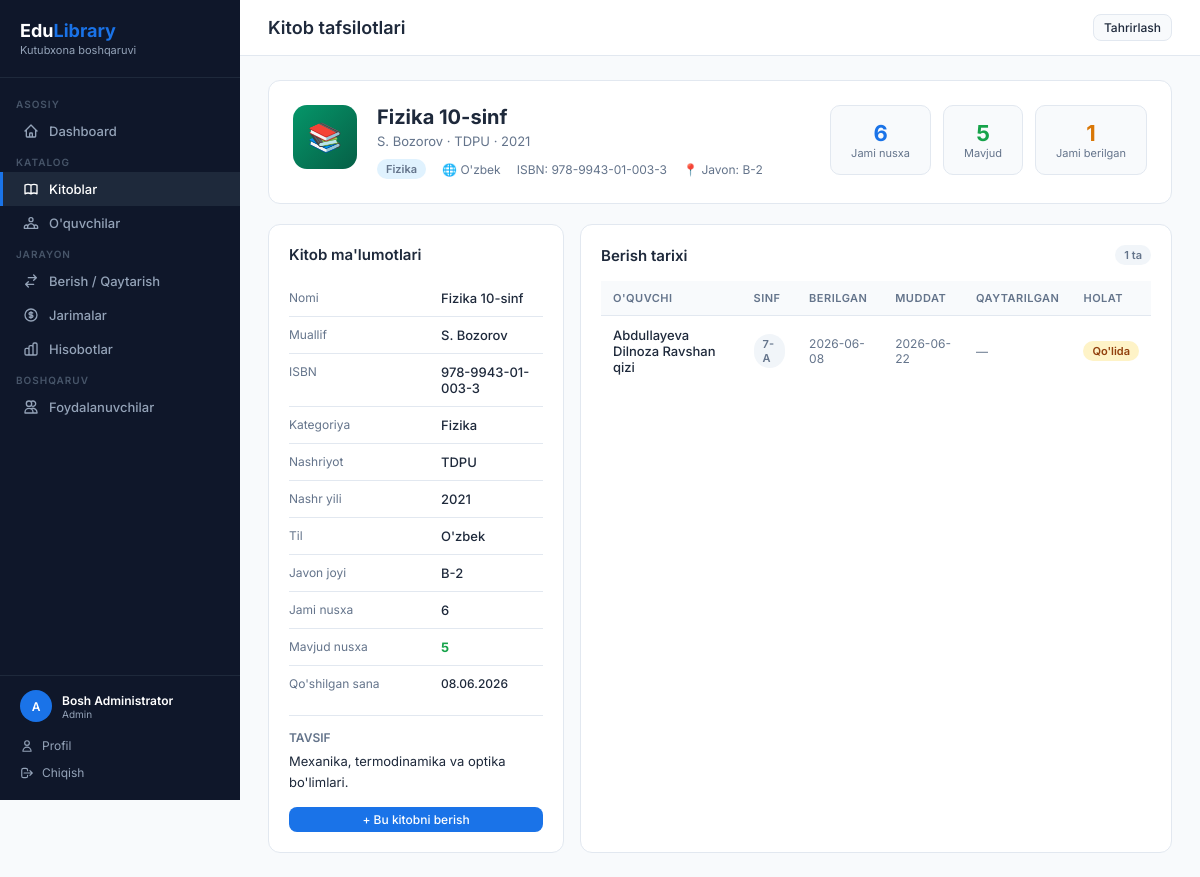
/books/3 (signed in), run on an earlier commit of the app's database.
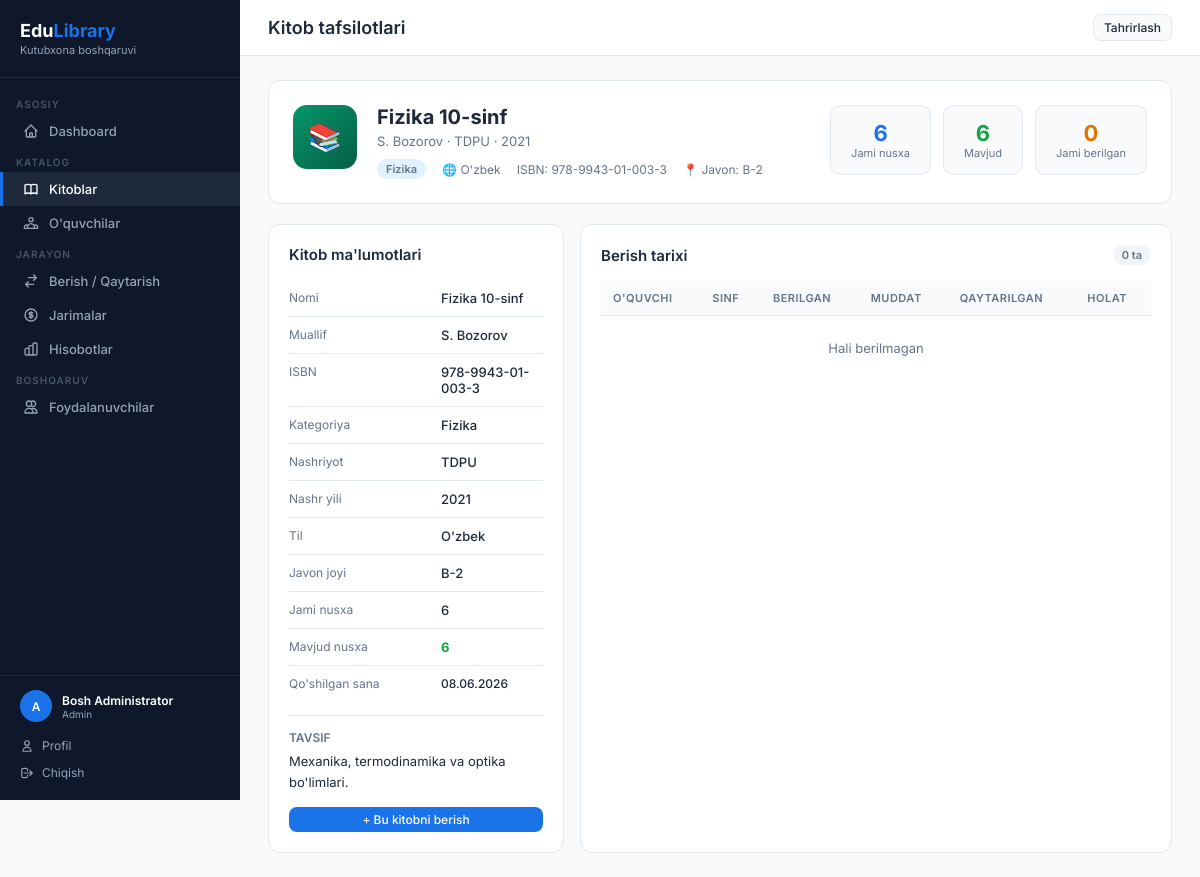
And on a later commit of the database.
### app.py (models this page shows, shortened)
class Book(db.Model):
    id = db.Column(db.Integer, primary_key=True)
    title = db.Column(db.String(200), nullable=False)
    author = db.Column(db.String(150), nullable=False)
    isbn = db.Column(db.String(30), unique=True)
    category = db.Column(db.String(80))
    total_copies = db.Column(db.Integer, default=1)
    available_copies = db.Column(db.Integer, default=1)
    description = db.Column(db.Text)
    publisher = db.Column(db.String(150))
    year = db.Column(db.Integer)
    language = db.Column(db.String(50), default="O'zbek")
    shelf_location = db.Column(db.String(50))
    created_at = db.Column(db.DateTime, default=datetime.utcnow)
    borrows = db.relationship('Borrow', backref='book', lazy=True)
    @property
    def borrow_count(self):
        return len(self.borrows)

class Borrow(db.Model):
    id = db.Column(db.Integer, primary_key=True)
    student_id = db.Column(db.Integer, db.ForeignKey('student.id'), nullable=False)
    book_id = db.Column(db.Integer, db.ForeignKey('book.id'), nullable=False)
    borrow_date = db.Column(db.Date, default=date.today)
    due_date = db.Column(db.Date, nullable=False)
    return_date = db.Column(db.Date, nullable=True)
    status = db.Column(db.String(20), default='borrowed')  # borrowed / returned / overdue
    notes = db.Column(db.String(250))
    fines = db.relationship('Fine', backref='borrow', lazy=True, cascade='all, delete-orphan')
    @property
    def is_overdue(self):
        return self.status == 'borrowed' and self.due_date < date.today()

class Student(db.Model):
    id = db.Column(db.Integer, primary_key=True)
    full_name = db.Column(db.String(150), nullable=False)
    student_id = db.Column(db.String(30), unique=True, nullable=False)
    grade = db.Column(db.String(20), nullable=False)
    gender = db.Column(db.String(10))           # erkak / ayol
    phone = db.Column(db.String(20))
    email = db.Column(db.String(120))
    date_of_birth = db.Column(db.Date)
    address = db.Column(db.String(250))
    parent_name = db.Column(db.String(150))
    parent_phone = db.Column(db.String(20))
    notes = db.Column(db.Text)
    created_at = db.Column(db.DateTime, default=datetime.utcnow)
    borrows = db.relationship('Borrow', backref='student', lazy=True, cascade='all, delete-orphan')

### app.py (the view)
@app.route('/books/<int:id>')
@login_required
def book_detail(id):
    book = Book.query.get_or_404(id)
    history = Borrow.query.filter_by(book_id=id).order_by(Borrow.id.desc()).all()
    return render_template('book_detail.html', book=book, history=history)

### app.py (called while the page is built)
@login_manager.user_loader
def load_user(user_id):
    return db.session.get(User, int(user_id))

    @property
    def display_name(self):
        return self.full_name or self.username

### templates/book_detail.html (shortened to what the changed rows need)
{% extends 'base.html' %}
{% block page_title %}Kitob tafsilotlari{% endblock %}
{% block content %}
<div class="detail-header">
  <div class="detail-title" style="flex:1;">
    <h2>{{ book.title }}</h2>
    <p>{{ book.author }}{% if book.publisher %} · {{ book.publisher }}{% endif %}{% if book.year %} · {{ book.year }}{% endif %}</p>
    <div class="detail-meta">
      {% if book.category %}<span class="badge badge-info" style="font-size:11px;">{{ book.category }}</span>{% endif %}
      {% if book.language %}<span>🌐 {{ book.language }}</span>{% endif %}
      {% if book.isbn %}<span>ISBN: {{ book.isbn }}</span>{% endif %}
      {% if book.shelf_location %}<span>📍 Javon: {{ book.shelf_location }}</span>{% endif %}
    </div>
  </div>
  <div style="display:flex; gap:12px; text-align:center;">
    <div style="background:var(--bg); border:1px solid var(--border); border-radius:10px; padding:14px 20px;">
      <div style="font-size:22px; font-weight:700; color:var(--primary);">{{ book.total_copies }}</div>
      <div style="font-size:11px; color:var(--text-muted);">Jami nusxa</div>
    </div>
    <div style="background:var(--bg); border:1px solid var(--border); border-radius:10px; padding:14px 20px;">
      <div style="font-size:22px; font-weight:700; color:{% if book.available_copies == 0 %}#dc2626{% else %}#16a34a{% endif %};">{{ book.available_copies }}</div>
      <div style="font-size:11px; color:var(--text-muted);">Mavjud</div>
    </div>
    <div style="background:var(--bg); border:1px solid var(--border); border-radius:10px; padding:14px 20px;">
      <div style="font-size:22px; font-weight:700; color:#d97706;">{{ book.borrow_count }}</div>
      <div style="font-size:11px; color:var(--text-muted);">Jami berilgan</div>
    </div>
  </div>
</div>
<div style="display:grid; grid-template-columns:1fr 2fr; gap:16px;">
  <div class="card">
    <div>
      <div class="info-item"><span class="info-label">Nomi</span><span class="info-value">{{ book.title }}</span></div>
      <div class="info-item"><span class="info-label">Muallif</span><span class="info-value">{{ book.author }}</span></div>
      <div class="info-item"><span class="info-label">ISBN</span><span class="info-value">{{ book.isbn or '—' }}</span></div>
      <div class="info-item"><span class="info-label">Kategoriya</span><span class="info-value">{{ book.category or '—' }}</span></div>
      <div class="info-item"><span class="info-label">Nashriyot</span><span class="info-value">{{ book.publisher or '—' }}</span></div>
      <div class="info-item"><span class="info-label">Nashr yili</span><span class="info-value">{{ book.year or '—' }}</span></div>
      <div class="info-item"><span class="info-label">Til</span><span class="info-value">{{ book.language or '—' }}</span></div>
      <div class="info-item"><span class="info-label">Javon joyi</span><span class="info-value">{{ book.shelf_location or '—' }}</span></div>
      <div class="info-item"><span class="info-label">Jami nusxa</span><span class="info-value">{{ book.total_copies }}</span></div>
      <div class="info-item"><span class="info-label">Mavjud nusxa</span>
        <span class="info-value" style="color:{% if book.available_copies == 0 %}#dc2626{% else %}#16a34a{% endif %}; font-weight:700;">{{ book.available_copies }}</span>
      </div>
      <div class="info-item"><span class="info-label">Qo'shilgan sana</span><span class="info-value" style="font-size:12px;">{{ book.created_at.strftime('%d.%m.%Y') }}</span></div>
    </div>
    {% if book.description %}
    <div style="margin-top:14px; padding-top:14px; border-top:1px solid var(--border);">
      <div style="font-size:12px; color:var(--text-muted); margin-bottom:6px; font-weight:600;">TAVSIF</div>
      <p style="font-size:13px; line-height:1.6; color:var(--text);">{{ book.description }}</p>
    </div>
    {% endif %}
  </div>
  <div class="card">
    <div class="card-header">
      <h3>Berish tarixi</h3>
      <span class="badge badge-secondary">{{ history|length }} ta</span>
    </div>
    <div class="table-wrap">
      <table>
        <thead>
          <tr>
            <th>O'quvchi</th>
            <th>Sinf</th>
            <th>Berilgan</th>
            <th>Muddat</th>
            <th>Qaytarilgan</th>
            <th>Holat</th>
          </tr>
        </thead>
        <tbody>
          {% for b in history %}
          <tr>
            <td>
              <a href="{{ url_for('student_detail', id=b.student.id) }}" style="color:var(--text); text-decoration:none; font-weight:500;">{{ b.student.full_name }}</a>
            </td>
            <td><span class="badge badge-secondary">{{ b.student.grade }}</span></td>
            <td style="font-size:12px; color:var(--text-muted);">{{ b.borrow_date }}</td>
            <td style="font-size:12px; {% if b.is_overdue %}color:#dc2626; font-weight:600;{% else %}color:var(--text-muted);{% endif %}">{{ b.due_date }}</td>
            <td style="font-size:12px; color:var(--text-muted);">{{ b.return_date or '—' }}</td>
            <td>
              {% if b.status == 'returned' %}
                <span class="badge badge-success">Qaytarildi</span>
              {% elif b.is_overdue %}
                <span class="badge badge-danger">Kechikdi</span>
              {% else %}
                <span class="badge badge-warning">Qo'lida</span>
              {% endif %}
            </td>
          </tr>
          {% else %}
          <tr><td colspan="6" style="text-align:center; color:var(--text-muted); padding:24px;">Hali berilmagan</td></tr>
          {% endfor %}
        </tbody>
      </table>
    </div>
  </div>
</div>
{% endblock %}

What changed in the data, as far as the page shows it:
removed Borrow: student.full_name "Abdullayeva Dilnoza Ravshan qizi", student.grade "7-A", borrow_date "2026-06-08", due_date "2026-06-22", return_date "—", status "Qo'lida"
changed Book "Fizika 10-sinf": available_copies "5" → "6"
Also different on the page:
{{ book.borrow_count }}: "1" → "0"
{{ history|length }}: "1" → "0"
text now shown: "Hali berilmagan"
